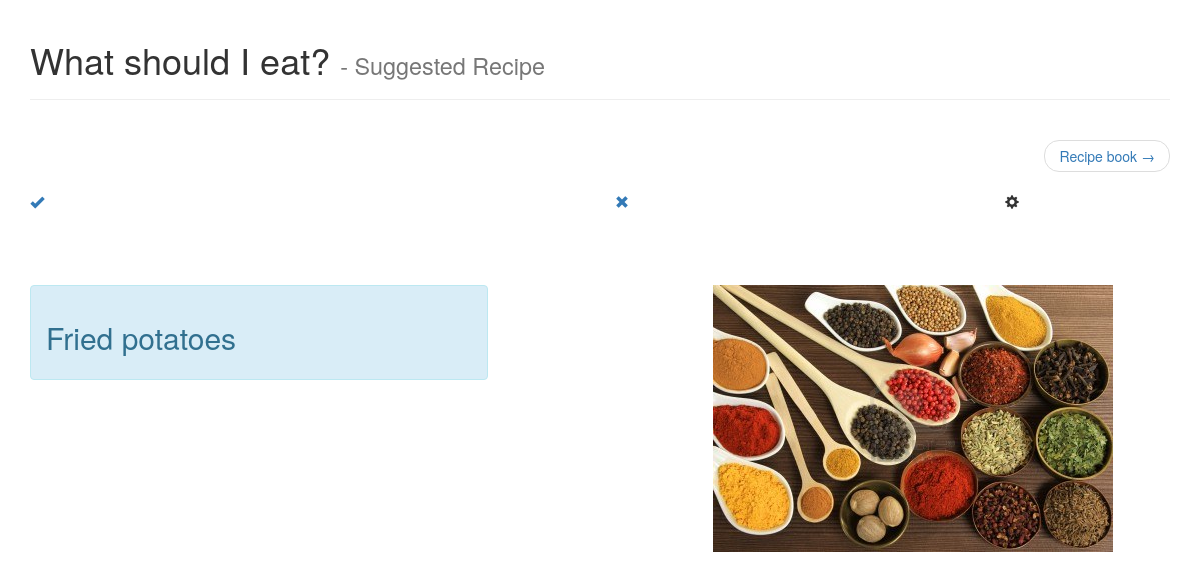
The app's page /, older data.
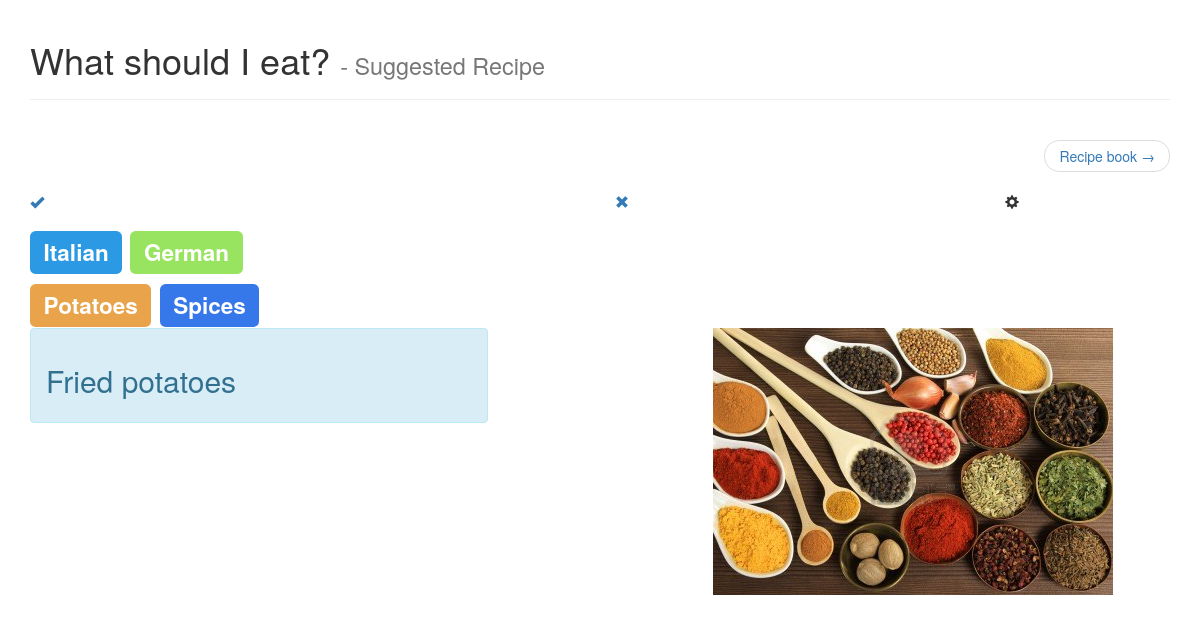
The same page, newer data.
### recipe_book/models.py (models this page shows)
class Recipe(models.Model):
    name = models.CharField(max_length=200)
    ingredients = models.CharField(max_length=400)
    description = models.TextField()
    cooked_last = models.DateField("cooked last on")
    priority = models.PositiveIntegerField(default=0)
    tags = models.ManyToManyField(Tag)
    ingredients = models.ManyToManyField(
        Ingredient,
        through="IngredientAmount"
    )
    def __str__(self):
        return self.name

class Tag(models.Model):
    name = models.CharField(max_length=80)
    color = ColorField(default="#2f9de3")
    def __str__(self):
        return self.name

class Ingredient(models.Model):
    name = models.CharField(max_length=200)
    image = models.ImageField(upload_to=ingredient_image_location, blank=True)
    color = ColorField(default="#e9c871")
    def __str__(self):
        return self.name

### what_should_i_eat/views.py (the view)
# urls.py: url(r'^$', views.index, name='index'),
def index(request):
    tags = Tag.objects.all()
    ingredients = Ingredient.objects.all()
    recipe = suggested_recipe(
        Recipe.objects.all(),
        set(tags),
        set(ingredients)
    )
    images = (
        {"url": image.image.url, "name": basename(image.image.url)}
        for image in recipe.images.all()
    )
    return render(request, "what_should_i_eat/index.html", {
        "title": "suggested recipe",
        "recipe": recipe,
        "tags": tags,
        "ingredients": ingredients,
        "images": images,
    })

### what_should_i_eat/views.py (called while the page is built)
def suggested_recipe(recipes, tags, ingredients):
    print("in suggested_recipe()..............................")
    print("tags:", tags)
    print("ingredients:", ingredients)
    recipes = [
        recipe
        for recipe in recipes.order_by("-cooked_last", "priority")
        if not (
            set(recipe.tags.all()).isdisjoint(tags) and
            set(recipe.ingredients.all()).isdisjoint(ingredients)
        )
    ]
    print("matched recipes:")
    print(recipes)
    if len(recipes) > 0:
        return recipes[0]
    return None

### what_should_i_eat/templates/what_should_i_eat/index.html (shortened to what this page needs)
{% extends "what_should_i_eat/base.html" %}
{% load compile_static %}
{% load staticfiles %}
{% load global_filters %}
{% block head %}
    {{ block.super }}
    <link href="{% static 'what_should_i_eat/css/index.sass'|compile %}" rel="stylesheet" type="text/css" />
    <link href="{% static 'what_should_i_eat/css/recipe_overview.sass'|compile %}" rel="stylesheet" type="text/css" />
{% endblock %}
{% block nav %}
    <ul class="pager">
        <li class="next">
            <a href="{% url 'recipe_book:index' %}" role="button">
                Recipe book
                <span aria-hidden="true">&rarr;</span>
            </a>
        </li>
    </ul>
{% endblock %}
{% block content %}
    <div class="row options">
        <div class="col-xs-6">
            <a class="cook-recipe" href="{% url 'cook_recipe' recipe.id %}">
                <div class="option yes">
                    <span class="glyphicon glyphicon-ok"></span>
                </div>
            </a>
        </div>
        <div class="col-xs-4">
            <a class="dismiss-recipe" href="{% url 'dismiss_recipe' recipe.id %}">
                <div class="option no">
                    <span class="glyphicon glyphicon-remove"></span>
                </div>
            </a>
        </div>
        <div class="col-xs-2">
            <div class="option more">
                <span class="glyphicon glyphicon-cog"></span>
            </div>
        </div>
    </div>
    <div class="option-contents">
        <h2 class="choose tags">
            {% for tag in tags %}
                {% include "recipe_book/tag.html" %}
            {% endfor %}
        </h2>
        <h2 class="choose ingredients">
            {% for ingredient in ingredients %}
                <span class="label ingredient" style="background-color: {{ingredient.color}};" data-id="{{ingredient.id}}">{{ingredient.name}}</span>
            {% endfor %}
        </h2>
    </div>
    {% include "what_should_i_eat/recipe_overview.html" %}
{% endblock %}

### what_should_i_eat/templates/what_should_i_eat/base.html (shortened to what this page needs)
<!DOCTYPE html>
{% load compile_static %}
{% load staticfiles %}
<html>
<head>
    {% block head %}
        <link href="{% static 'shared/css/bootstrap.min.css' %}" rel="stylesheet" type="text/css" />
        <link href="{% static 'what_should_i_eat/css/base.sass'|compile %}" rel="stylesheet" type="text/css" />
    {% endblock %}
</head>
<body>
<div class="container">
    <div class="page-header">
        <h1>
            What should I eat?
            {% if title %}
                <small>- {{title | title}}</small>
            {% endif %}
        </h1>
    </div>
    <div class="nav row">
        <div class="col-xs-12">
            {% block nav %}{% endblock %}
        </div>
    </div>
    {% block content %}{% endblock %}
</div>
</body>
</html>

### recipe_book/templates/recipe_book/tag.html
<span class="label tag" style="background-color: {{tag.color}};" data-id="{{tag.id}}">{{tag.name}}</span>

### what_should_i_eat/templates/what_should_i_eat/recipe_overview.html
<div class="row recipe-overview">
    <div class="col-xs-5">
        <div class="alert alert-info recipe-name">
            <h2 class="recipe-name-text">
                {{ recipe.name }}
            </h2>
        </div>
    </div>
    <div class="col-xs-2">
    </div>
    <div class="col-xs-5 carousel">
        {% for image in images %}
            <img src="{{image.url}}" alt="{{ recipe.name }} {{forloop.counter}}" title="{{ recipe.name }} {{forloop.counter}}" />
        {% endfor %}
    </div>
</div>

Row changes from the older to the newer data that the page shows:
now on this page (row edited): Tag: name "Italian"
now on this page (row edited): Tag: name "German"
added Ingredient: name "Potatoes"
added Ingredient: name "Spices"
